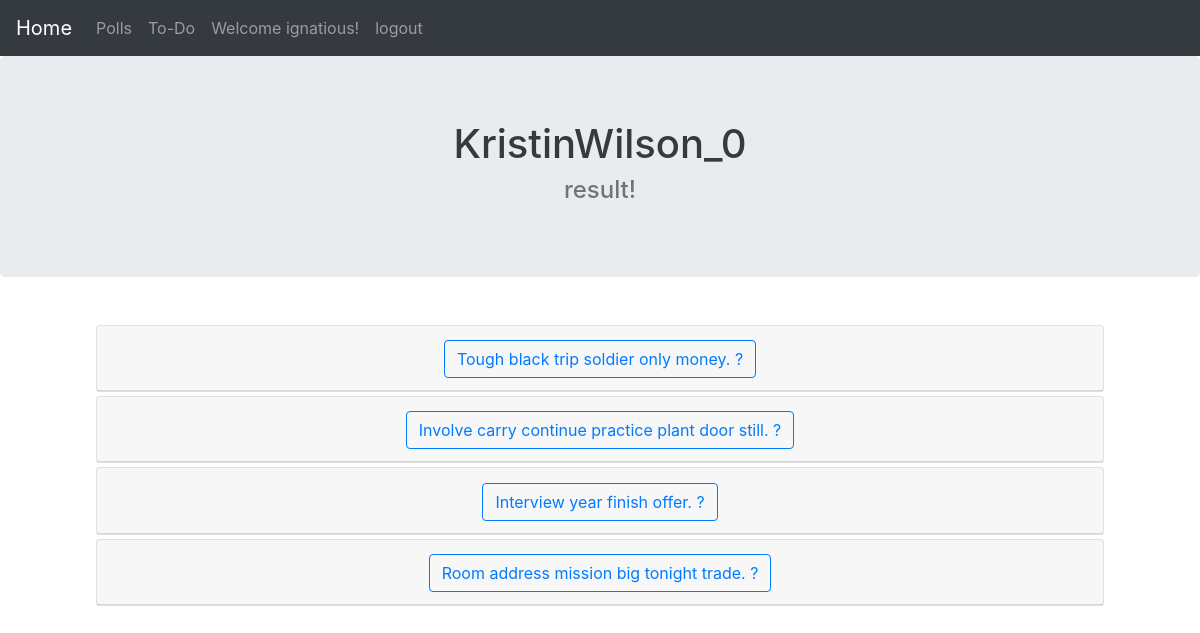
/poll/KristinWilson_0/result/ (signed in), run on the app's committed database.
### polls/models.py (models this page shows, shortened)
class Questiongroup(models.Model):
    owner = models.ForeignKey(User, on_delete=models.CASCADE)
    group_name = models.CharField(max_length=100, unique=True)
    pub_date = models.DateTimeField('published date', auto_now_add=True)
    total_count = models.IntegerField('total users voted', default=0)
    is_ongoing = models.BooleanField(default= True)

class Question(models.Model):
    question_text = models.CharField(max_length=100)
    pub_date = models.DateTimeField('published date', auto_now_add=True)
    group = models.ForeignKey(Questiongroup, on_delete=models.CASCADE)

### polls/views.py (the view)
# urls.py: path('<str:group_name>/result/', views.result, name = 'result'),
@login_required()
def result(request, group_name):
    user = request.user
    group = Questiongroup.objects.get(group_name=group_name)
    questions = group.question_set.all()
    votes = Vote.objects.filter(group=group)
    my_votes = Vote.objects.filter(group=group).filter(poller=user)
    total_votes = Users_voted.objects.filter(group=group).count()
    content = []
    for q in questions:
        choices = q.choice_set.all()
        q_result = {
            'question': q,
            'question_text': q.question_text,
            'labels': [],
            'count': [],
            'my_vote': 'None'
        }
        for c in choices:
            q_result['labels'].append(c.choice_text)
            count = votes.filter(choice=c).count()
            q_result['count'].append(count)
        if my_votes.filter(question=q).exists() > 0:
            q_result['my_vote'] = my_votes.filter(
                question=q)[0].choice.choice_text
        content.append(q_result)
    context = {
        'content': content,
        'group': group,
        'questions': questions,
        'my_votes': my_votes,
        'total_users_voted' : total_votes,
    }
    return render(request, 'polls/result.html', context)

### templates/polls/result.html (shortened to what this page needs)
{% extends "home.html" %}
{% block content %}
<div class="jumbotron text-center">
    <h1 class="display-5 fw-bold text-dark text-center ">
        {{group.group_name|capfirst}}
    </h1>
    <h4 class="text-dark text-muted">result!</h4>
</div>
<div id="accordion" class="text-center m-5">
    {% for q_result in content %}
    <div class="card mx-5 my-1 ">
        <div class="card-header" id="heading_{{forloop.counter}}">
            <h2 class="mb-0">
                <button class="btn btn-outline-primary text-center" type="button" data-toggle="collapse"
                    data-target="#question_{{forloop.counter}}" aria-expanded="false" aria-controls="collapseOne">
                    {{q_result.question_text}}
                </button>
            </h2>
        </div>
    </div>
    {% endfor %}
</div>
{% endblock %}

### templates/home.html (shortened to what this page needs)
{% load static %}
<!DOCTYPE html>
<html lang="en">
<head>
    <link rel="stylesheet" href="https://cdn.jsdelivr.net/npm/bootstrap-icons@1.5.0/font/bootstrap-icons.css">
    <link rel="stylesheet" href="https://maxcdn.bootstrapcdn.com/bootstrap/4.5.2/css/bootstrap.min.css">
    <link rel="stylesheet" href="{% static 'css/polls/style.css' %}">
</head>
<body>
    <nav class="navbar navbar-expand-md bg-dark navbar-dark  align-middle">
        <a class="navbar-brand active" href="/">Home</a>
        <div class="collapse navbar-collapse" id="collapsibleNavbar">
            <ul class="navbar-nav">
                <li class="nav-item">
                    <a class="nav-link" href="{% url 'polls:group' %} ">
                        Polls
                    </a>
                </li>
                <li class="nav-item">
                    <a class="nav-link" href="{% url 'tasks:tasks' %} ">
                        To-Do
                    </a>
                </li>
                {% if user.is_authenticated %}
                <li class="nav-item">
                    <div class="nav-link">Welcome {{ user.username|default:'Guest'}}!</div>
                </li>
                <li class="nav-item">
                    <a class="nav-link" href="{% url 'accounts:logout' %} ">
                        logout
                    </a>
                </li>
                {% endif %}
            </ul>
        </div>
    </nav>
    {% block content %}{% endblock %}
</body>
</html>

### data on the page
Questiongroup: group_name "KristinWilson_0"
Question: question_text "Tough black trip soldier only money. ?"
Question: question_text "Involve carry continue practice plant door still. ?"
Question: question_text "Interview year finish offer. ?"
Question: question_text "Room address mission big tonight trade. ?"

### other printed values
{{ user.username|default:'Guest' }} "ignatious"
